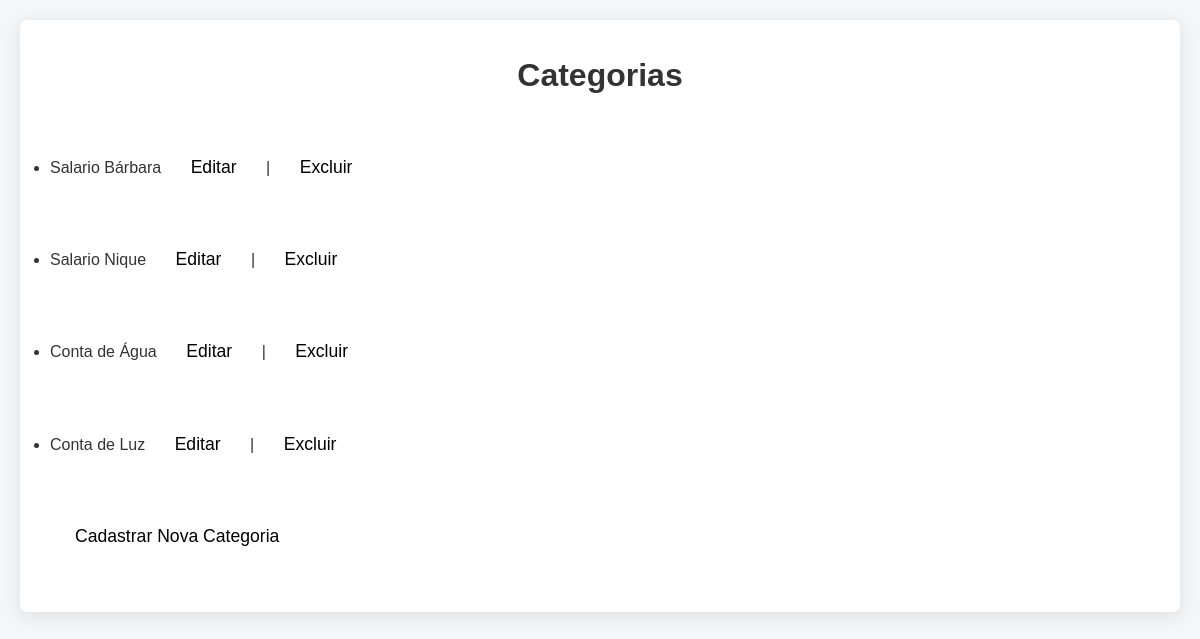
Page /categorias/ (signed in) on the earlier database version.
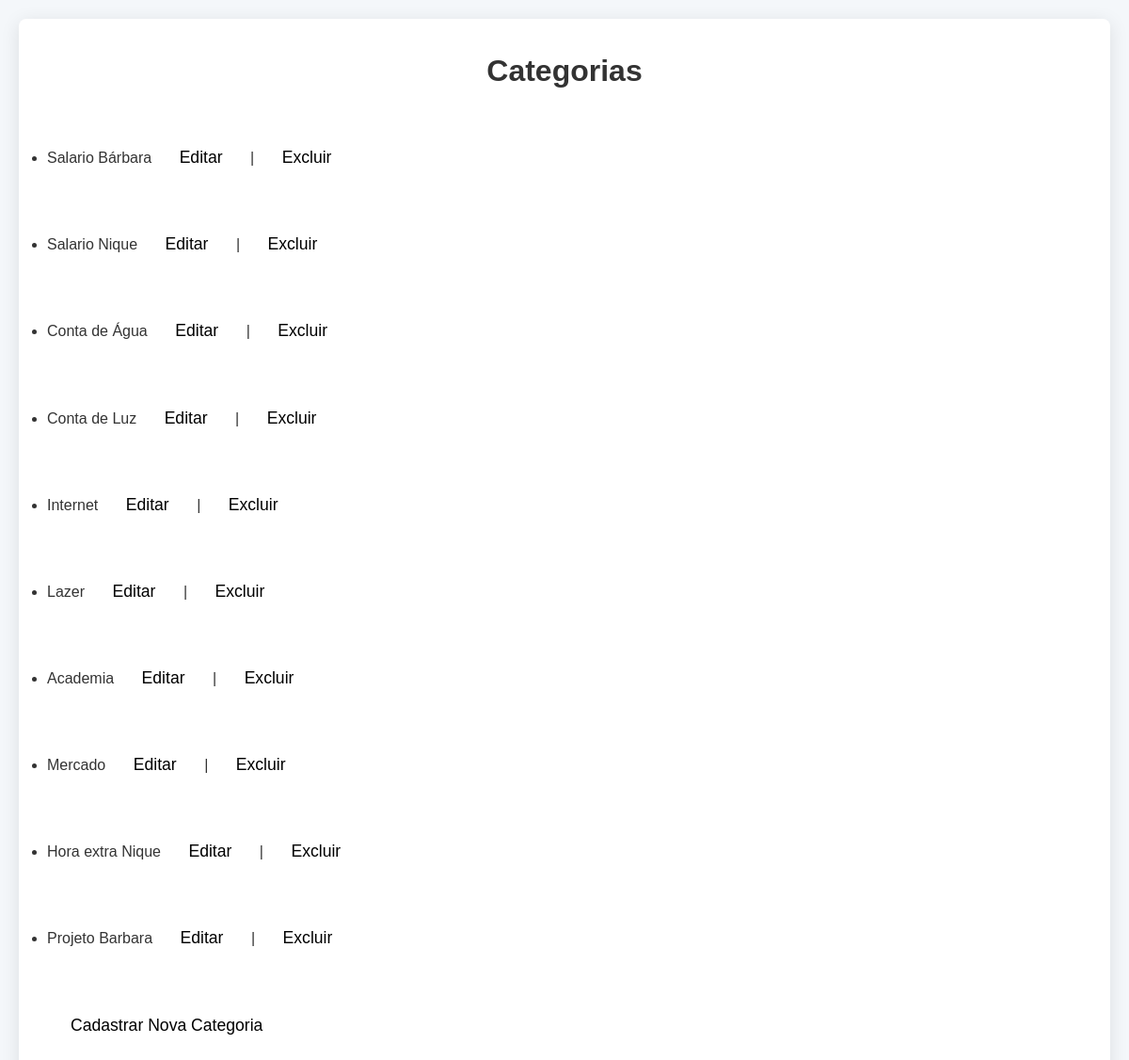
Same page on the later database version.
### finances/models.py (models this page shows, shortened)
class Categoria(models.Model):
    nome = models.CharField(max_length=100)

### finances/views.py (the view)
# urls.py: path('categorias/', views.listar_categorias, name='listar_categorias'),
@login_required
def listar_categorias(request):
    categorias = Categoria.objects.all()
    return render(request, 'finances/listar_categorias.html', {'categorias': categorias})

### finances/templates/finances/listar_categorias.html (shortened to what this page needs)
<!DOCTYPE html>
<html lang="pt-BR">
<head>
    {% load static %}
    <link rel="stylesheet" href="{% static 'finances/css/styles.css' %}">
</head>
<body>
    <div class="container">
        <h1>Categorias</h1>
        <ul>
            {% for categoria in categorias %}
                <li>
                    {{ categoria.nome }}
                    <a href="{% url 'editar_categoria' categoria.pk %}">Editar</a> |
                    <a href="{% url 'excluir_categoria' categoria.pk %}" onclick="return confirm('Tem certeza que deseja excluir esta categoria?');">Excluir</a>
                </li>
            {% empty %}
                <li>Não há categorias cadastradas.</li>
            {% endfor %}
        </ul>
        <a href="{% url 'cadastrar_categoria' %}">Cadastrar Nova Categoria</a>
    </div>
</body>
</html>

### finances/static/finances/css/styles.css (style rules this page uses)
* { margin: 0; padding: 0; box-sizing: border-box; }
body { font-family: 'Arial', sans-serif; background-color: #f4f7fa; color: #333; line-height: 1.6; padding: 20px; }
.container { max-width: 1600px; margin: 0 auto; padding: 30px; background-color: #fff; border-radius: 8px; box-shadow: 0 4px 20px rgba(0, 0, 0, 0.1); }
h1, h2, h3 { color: #333; margin-bottom: 20px; font-weight: 600; }
a { display: inline-block; margin: 20px auto; padding: 12px 25px; color: rgb(0, 0, 0); text-decoration: none; border-radius: 8px; transition: background-color 0.3s ease; text-align: center; font-size: 1.1rem; }
h1 { text-align: center; color: #333; margin-bottom: 20px; }

Differences in the rows shown:
added Categoria: nome "Internet"
added Categoria: nome "Lazer"
added Categoria: nome "Academia"
added Categoria: nome "Mercado"
added Categoria: nome "Hora extra Nique"
added Categoria: nome "Projeto Barbara"
